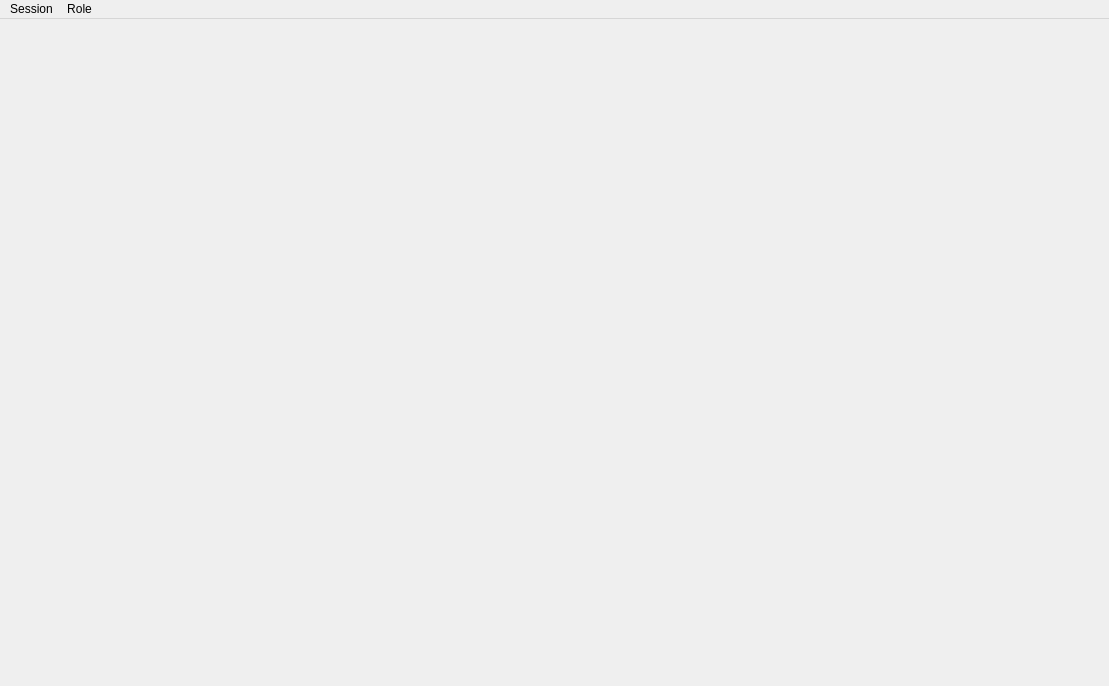
<?xml version="1.0" encoding="UTF-8"?>
<ui version="4.0">
 <class>MainWindow</class>
 <widget class="QMainWindow" name="MainWindow">
  <property name="geometry">
   <rect>
    <x>0</x>
    <y>0</y>
    <width>1109</width>
    <height>686</height>
   </rect>
  </property>
  <property name="windowTitle">
   <string>Streamlined Grading System</string>
  </property>
  <widget class="QWidget" name="centralWidget">
   <layout class="QGridLayout" name="gridLayout">
    <item row="0" column="0">
     <layout class="QHBoxLayout" name="horizontalLayout"/>
    </item>
   </layout>
  </widget>
  <widget class="QMenuBar" name="menuBar">
   <property name="geometry">
    <rect>
     <x>0</x>
     <y>0</y>
     <width>1109</width>
     <height>21</height>
    </rect>
   </property>
   <widget class="QMenu" name="menuSession">
    <property name="title">
     <string>Session</string>
    </property>
    <addaction name="actionChange_Password"/>
    <addaction name="separator"/>
    <addaction name="actionLogout"/>
   </widget>
   <widget class="QMenu" name="menuRole">
    <property name="title">
     <string>Role</string>
    </property>
    <addaction name="actionTeaching_Assistant"/>
    <addaction name="actionInstructor"/>
    <addaction name="actionAdministrator"/>
    <addaction name="actionAdministrative_Assistant"/>
    <addaction name="actionSystem_Administrator"/>
   </widget>
   <addaction name="menuSession"/>
   <addaction name="menuRole"/>
  </widget>
  <action name="actionLogout">
   <property name="enabled">
    <bool>true</bool>
   </property>
   <property name="text">
    <string>Logout</string>
   </property>
  </action>
  <action name="actionTeaching_Assistant">
   <property name="checkable">
    <bool>true</bool>
   </property>
   <property name="enabled">
    <bool>false</bool>
   </property>
   <property name="text">
    <string>Teaching Assistant</string>
   </property>
  </action>
  <action name="actionInstructor">
   <property name="checkable">
    <bool>true</bool>
   </property>
   <property name="enabled">
    <bool>false</bool>
   </property>
   <property name="text">
    <string>Instructor</string>
   </property>
  </action>
  <action name="actionAdministrator">
   <property name="checkable">
    <bool>true</bool>
   </property>
   <property name="enabled">
    <bool>false</bool>
   </property>
   <property name="text">
    <string>Administrator</string>
   </property>
  </action>
  <action name="actionAdministrative_Assistant">
   <property name="checkable">
    <bool>true</bool>
   </property>
   <property name="enabled">
    <bool>false</bool>
   </property>
   <property name="text">
    <string>Administrative Assistant</string>
   </property>
  </action>
  <action name="actionSystem_Administrator">
   <property name="checkable">
    <bool>true</bool>
   </property>
   <property name="enabled">
    <bool>false</bool>
   </property>
   <property name="text">
    <string>System Administrator</string>
   </property>
  </action>
  <action name="actionChange_Password">
   <property name="enabled">
    <bool>false</bool>
   </property>
   <property name="text">
    <string>Change Password</string>
   </property>
  </action>
  <action name="actionHome">
   <property name="enabled">
    <bool>false</bool>
   </property>
   <property name="text">
    <string>Home</string>
   </property>
  </action>
 </widget>
 <layoutdefault spacing="6" margin="11"/>
 <resources/>
 <connections/>
</ui>
